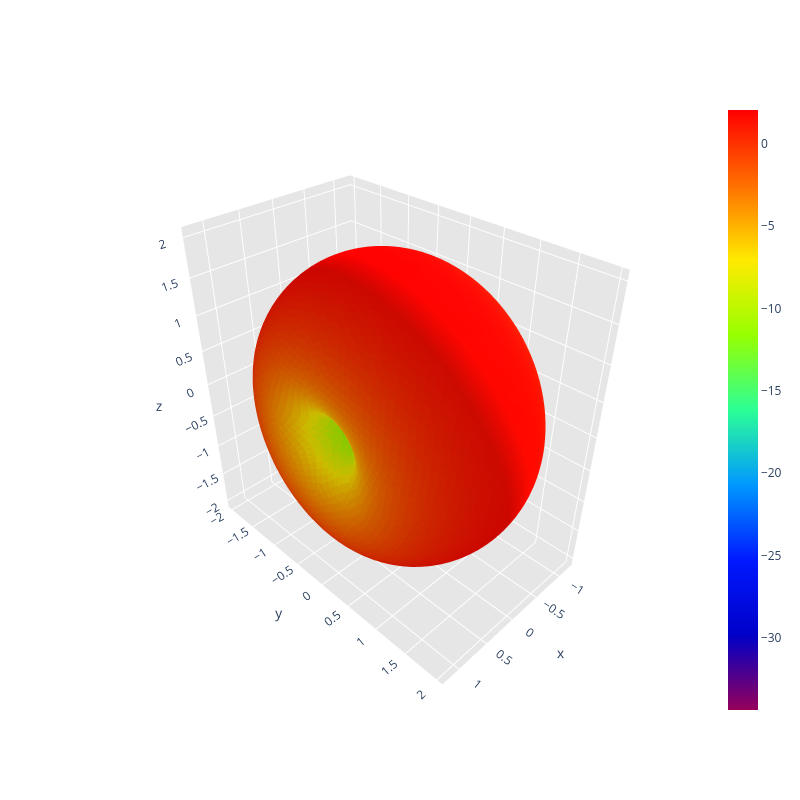
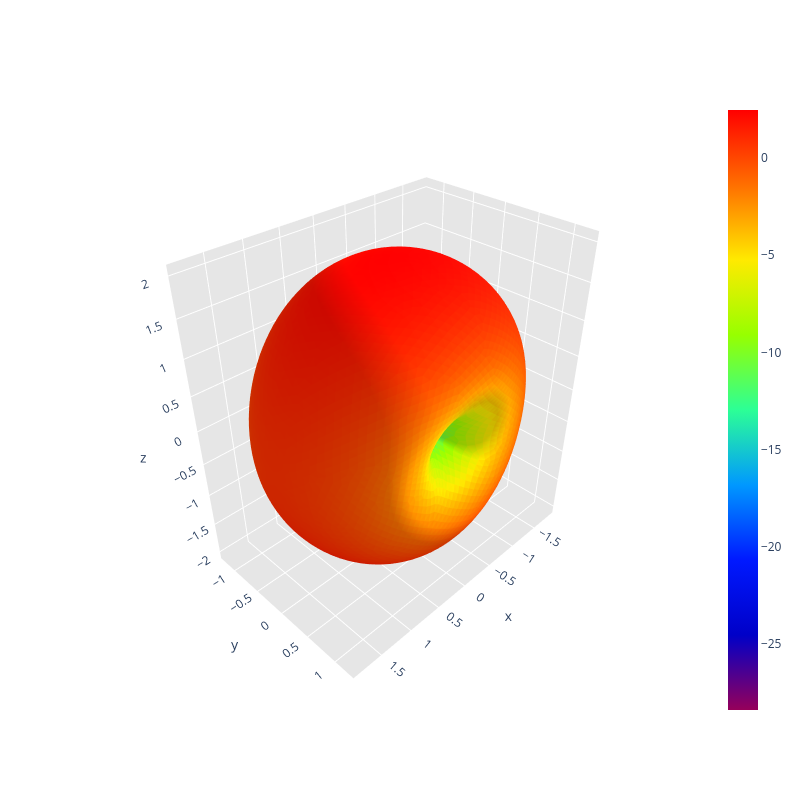
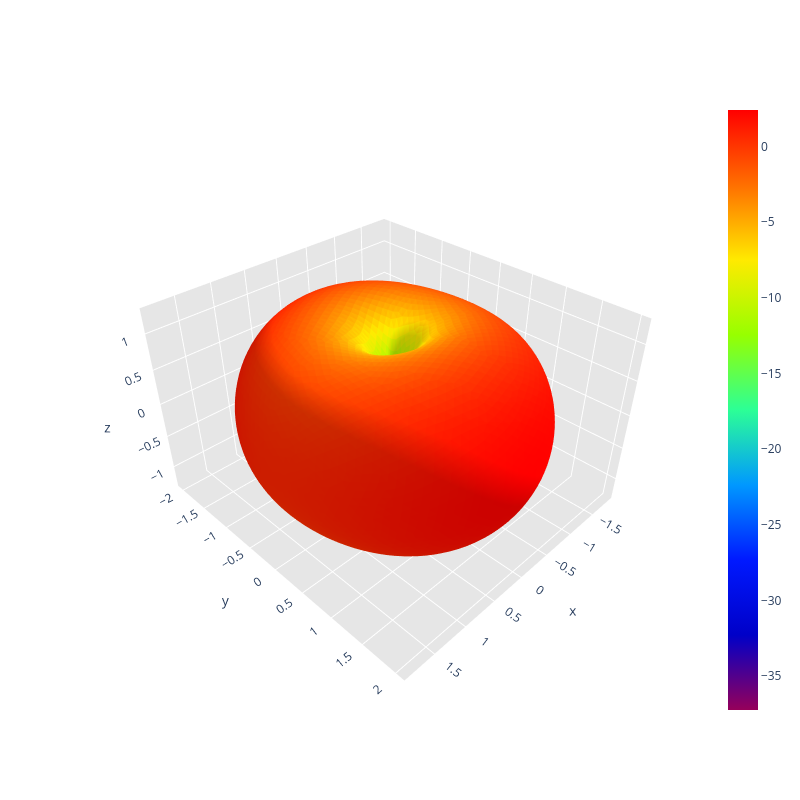
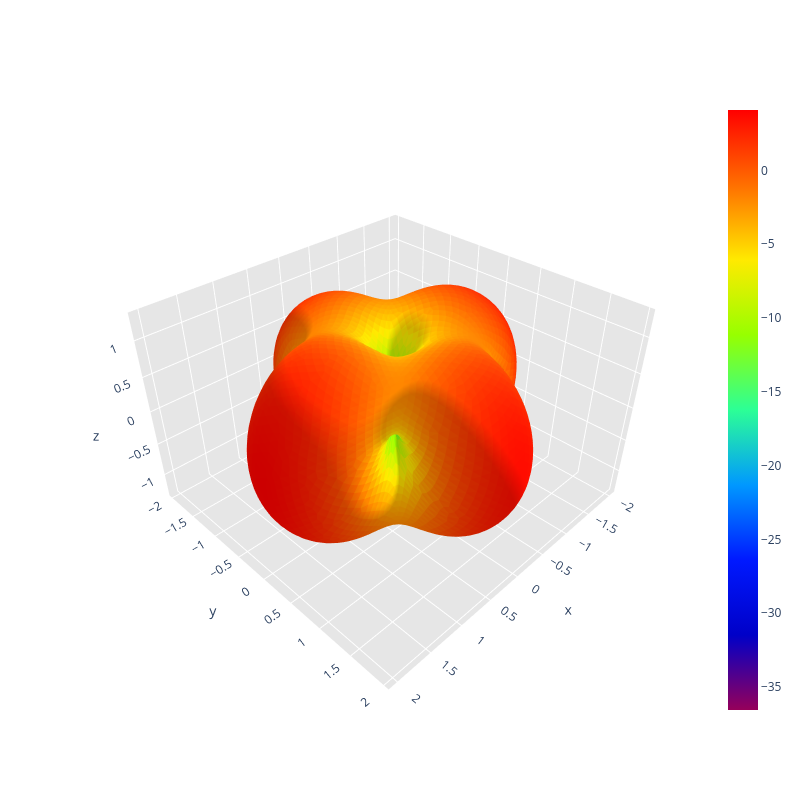

The cell these charts' notebook holds for them, in order:
### Code cell
# 5. Far-field pattern of the first 4 modes, at the same design frequency
_, triangles, edges, _vecteurs_rho = DataManager_rwg2.load_data(path.mat_mesh2)
freq_cma, _omega, _mu, _epsilon, light_speed_c, eta, _Z = DataManager_rwg3.load_data(path.mat_impedance)

for n in range(n_modes_cma):
    J_n = modal_data.eigenvectors[:, n]
    sphere_points, sphere_triangles, gain_db, directivity_max = compute_modal_farfield(
        triangles, edges, J_n, freq_cma, light_speed_c, eta)
    print(f"Mode {n + 1} (lambda = {modal_data.eigenvalues[n]:.4f}): "
          f"peak directivity = {10 * np.log10(directivity_max):.2f} dBi")
    fig = ModalVisualizer.plot_mode_farfield(sphere_points, sphere_triangles, gain_db,
                                                  mode_index=n, eigenvalue=modal_data.eigenvalues[n],
                                                  save_image=True, antenna_name=path.name)
    fig.show()

### Figure 1 — Plotly figure (JSON) as saved in the notebook; plotly's stock layout.template omitted (floating-point values rounded to 4 significant figures; data arrays with more than 128 entries replaced by an {"elided": "..."} marker saying what was removed)
{"data": [{"facecolor": {"elided": "10296 str values"}, "i": {"elided": "10296 int values"}, "j": {"elided": "10296 int values"}, "k": {"elided": "10296 int values"}, "name": "", "type": "mesh3d", "x": {"elided": "5150 float values"}, "y": {"elided": "5150 float values"}, "z": {"elided": "5150 float values"}}, {"hoverinfo": "none", "marker": {"color": [-34.4, 2.046], "colorscale": [[0, "rgb(150, 0, 90)"], [0.125, "rgb(0, 0, 200)"], [0.25, "rgb(0, 25, 255)"], [0.375, "rgb(0, 152, 255)"], [0.5, "rgb(44, 255, 150)"], [0.625, "rgb(151, 255, 0)"], [0.75, "rgb(255, 234, 0)"], [0.875, "rgb(255, 111, 0)"], [1, "rgb(255, 0, 0)"]], "showscale": true, "size": 0.1}, "mode": "markers", "showlegend": false, "type": "scatter3d", "x": [1.225e-16], "y": [-2.999e-32], "z": [2.0]}], "layout": {"height": 800, "scene": {"aspectratio": {"x": 0.6047, "y": 0.9813, "z": 1}, "xaxis": {"backgroundcolor": "rgb(230, 230, 230)", "gridcolor": "rgb(255, 255, 255)", "showbackground": true, "zerolinecolor": "rgb(255, 255, 255)"}, "yaxis": {"backgroundcolor": "rgb(230, 230, 230)", "gridcolor": "rgb(255, 255, 255)", "showbackground": true, "zerolinecolor": "rgb(255, 255, 255)"}, "zaxis": {"backgroundcolor": "rgb(230, 230, 230)", "gridcolor": "rgb(255, 255, 255)", "showbackground": true, "zerolinecolor": "rgb(255, 255, 255)"}}, "title": {"text": ""}, "width": 800}}

### Figure 2 — Plotly figure (JSON) as saved in the notebook; plotly's stock layout.template omitted (floating-point values rounded to 4 significant figures; data arrays with more than 128 entries replaced by an {"elided": "..."} marker saying what was removed)
{"data": [{"facecolor": {"elided": "10296 str values"}, "i": {"elided": "10296 int values"}, "j": {"elided": "10296 int values"}, "k": {"elided": "10296 int values"}, "name": "", "type": "mesh3d", "x": {"elided": "5150 float values"}, "y": {"elided": "5150 float values"}, "z": {"elided": "5150 float values"}}, {"hoverinfo": "none", "marker": {"color": [-28.41, 2.474], "colorscale": [[0, "rgb(150, 0, 90)"], [0.125, "rgb(0, 0, 200)"], [0.25, "rgb(0, 25, 255)"], [0.375, "rgb(0, 152, 255)"], [0.5, "rgb(44, 255, 150)"], [0.625, "rgb(151, 255, 0)"], [0.75, "rgb(255, 234, 0)"], [0.875, "rgb(255, 111, 0)"], [1, "rgb(255, 0, 0)"]], "showscale": true, "size": 0.1}, "mode": "markers", "showlegend": false, "type": "scatter3d", "x": [1.225e-16], "y": [-2.999e-32], "z": [2.0]}], "layout": {"height": 800, "scene": {"aspectratio": {"x": 0.9148, "y": 0.6179, "z": 1}, "xaxis": {"backgroundcolor": "rgb(230, 230, 230)", "gridcolor": "rgb(255, 255, 255)", "showbackground": true, "zerolinecolor": "rgb(255, 255, 255)"}, "yaxis": {"backgroundcolor": "rgb(230, 230, 230)", "gridcolor": "rgb(255, 255, 255)", "showbackground": true, "zerolinecolor": "rgb(255, 255, 255)"}, "zaxis": {"backgroundcolor": "rgb(230, 230, 230)", "gridcolor": "rgb(255, 255, 255)", "showbackground": true, "zerolinecolor": "rgb(255, 255, 255)"}}, "title": {"text": ""}, "width": 800}}

### Figure 3 — Plotly figure (JSON) as saved in the notebook; plotly's stock layout.template omitted (floating-point values rounded to 4 significant figures; data arrays with more than 128 entries replaced by an {"elided": "..."} marker saying what was removed)
{"data": [{"facecolor": {"elided": "10296 str values"}, "i": {"elided": "10296 int values"}, "j": {"elided": "10296 int values"}, "k": {"elided": "10296 int values"}, "name": "", "type": "mesh3d", "x": {"elided": "5150 float values"}, "y": {"elided": "5150 float values"}, "z": {"elided": "5150 float values"}}, {"hoverinfo": "none", "marker": {"color": [-37.25, 2.424], "colorscale": [[0, "rgb(150, 0, 90)"], [0.125, "rgb(0, 0, 200)"], [0.25, "rgb(0, 25, 255)"], [0.375, "rgb(0, 152, 255)"], [0.5, "rgb(44, 255, 150)"], [0.625, "rgb(151, 255, 0)"], [0.75, "rgb(255, 234, 0)"], [0.875, "rgb(255, 111, 0)"], [1, "rgb(255, 0, 0)"]], "showscale": true, "size": 0.1}, "mode": "markers", "showlegend": false, "type": "scatter3d", "x": [6.123e-20], "y": [-1.5e-35], "z": [0.001]}], "layout": {"height": 800, "scene": {"aspectratio": {"x": 0.9192, "y": 1, "z": 0.6274}, "xaxis": {"backgroundcolor": "rgb(230, 230, 230)", "gridcolor": "rgb(255, 255, 255)", "showbackground": true, "zerolinecolor": "rgb(255, 255, 255)"}, "yaxis": {"backgroundcolor": "rgb(230, 230, 230)", "gridcolor": "rgb(255, 255, 255)", "showbackground": true, "zerolinecolor": "rgb(255, 255, 255)"}, "zaxis": {"backgroundcolor": "rgb(230, 230, 230)", "gridcolor": "rgb(255, 255, 255)", "showbackground": true, "zerolinecolor": "rgb(255, 255, 255)"}}, "title": {"text": ""}, "width": 800}}

### Figure 4 — Plotly figure (JSON) as saved in the notebook; plotly's stock layout.template omitted (floating-point values rounded to 4 significant figures; data arrays with more than 128 entries replaced by an {"elided": "..."} marker saying what was removed)
{"data": [{"facecolor": {"elided": "10296 str values"}, "i": {"elided": "10296 int values"}, "j": {"elided": "10296 int values"}, "k": {"elided": "10296 int values"}, "name": "", "type": "mesh3d", "x": {"elided": "5150 float values"}, "y": {"elided": "5150 float values"}, "z": {"elided": "5150 float values"}}, {"hoverinfo": "none", "marker": {"color": [-36.56, 4.091], "colorscale": [[0, "rgb(150, 0, 90)"], [0.125, "rgb(0, 0, 200)"], [0.25, "rgb(0, 25, 255)"], [0.375, "rgb(0, 152, 255)"], [0.5, "rgb(44, 255, 150)"], [0.625, "rgb(151, 255, 0)"], [0.75, "rgb(255, 234, 0)"], [0.875, "rgb(255, 111, 0)"], [1, "rgb(255, 0, 0)"]], "showscale": true, "size": 0.1}, "mode": "markers", "showlegend": false, "type": "scatter3d", "x": [6.123e-20], "y": [-1.5e-35], "z": [0.001]}], "layout": {"height": 800, "scene": {"aspectratio": {"x": 1, "y": 0.9738, "z": 0.6419}, "xaxis": {"backgroundcolor": "rgb(230, 230, 230)", "gridcolor": "rgb(255, 255, 255)", "showbackground": true, "zerolinecolor": "rgb(255, 255, 255)"}, "yaxis": {"backgroundcolor": "rgb(230, 230, 230)", "gridcolor": "rgb(255, 255, 255)", "showbackground": true, "zerolinecolor": "rgb(255, 255, 255)"}, "zaxis": {"backgroundcolor": "rgb(230, 230, 230)", "gridcolor": "rgb(255, 255, 255)", "showbackground": true, "zerolinecolor": "rgb(255, 255, 255)"}}, "title": {"text": ""}, "width": 800}}
